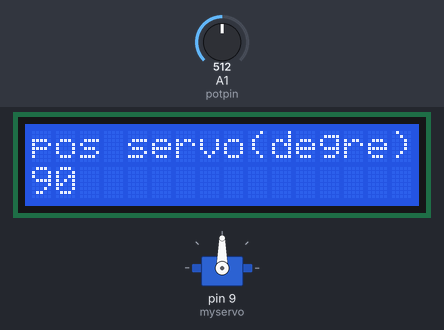
A sketch run on a simulated Arduino Uno, built with avr-gcc and run on an emulated ATmega328P. Shown: servo, 16×2 character LCD. Inputs (shaded band) come from the test bench; at power-on: A1 (potpin) = 512.

Above: at 1.2 s.
1.3 s: A1 (potpin) set to 716
At 2.2 s:
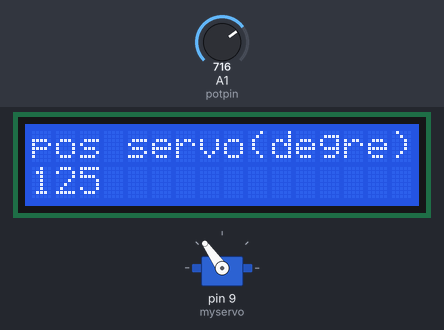
2.8 s: A1 (potpin) set to 900
At 3.6 s:
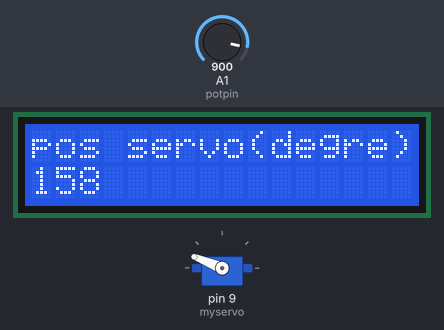
4.3 s: A1 (potpin) set to 1023
At 5.5 s:
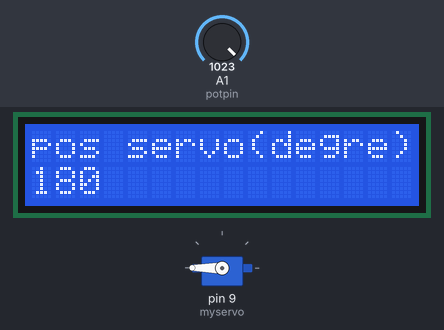
5.8 s: A1 (potpin) set to 306
At 7.0 s:
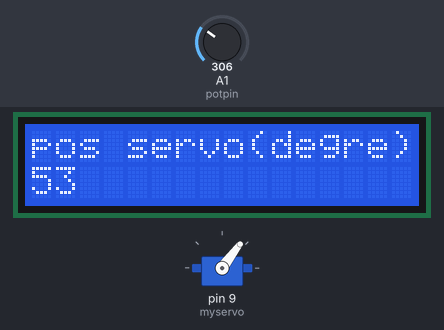
7.3 s: A1 (potpin) set to 122
At 8.3 s:
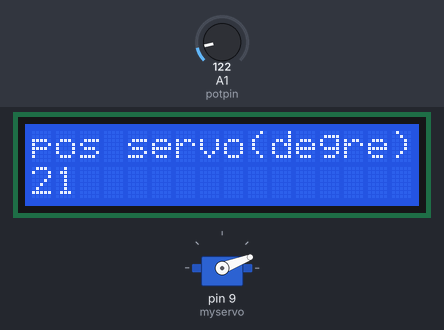
8.8 s: A1 (potpin) set to 90
At 9.3 s:
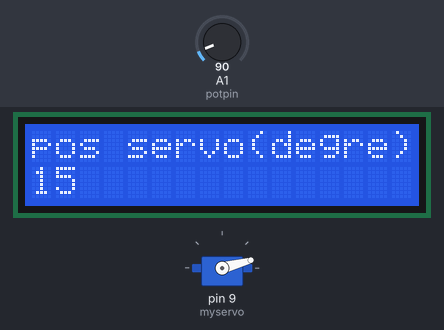
Timing chart, 0 to 11.3 s (numbered marks = the images above; inputs shaded):
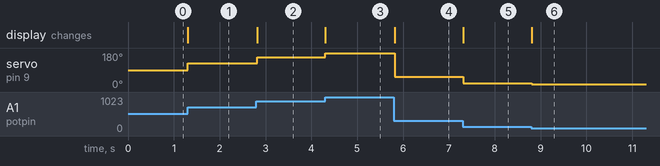

The sketch:

potlcd.ino
```cpp
#include <LiquidCrystal.h> // bibliothèque écran LCD
#include <Servo.h>          // bibliothèque Servomoteur
  Servo myservo;                          //initialisation de la variable du servomoteur
  LiquidCrystal lcd(12, 11, 5, 4, 3, 2); // initialisation de l'écran LCD avec les nombres correspondants au pins

int potpin = 1;  // pin A1 analogique utilisé pour connecté le potentiomètre
int val;          // variable utilisée pour lire la valeur depuis le pin analogique

void setup() {
  myservo.attach(9);      //pin 9 numérique définit pour l'entrée signal du servomoteur
  lcd.begin(16, 2);        // Démarrage de l'écran LCD avec le nombre de colonnes et de lignes
  lcd.print("pos servo(degre)");  // affichage d'un message sur la première ligne de l'écran
}

void loop() {
    lcd.setCursor(0, 1);                //on définit la 2eme ligne d'écriture pour l'écran LCD
    val = analogRead(potpin);            // on lit la valeur du potentiomètre (comprise entre 0 et 1023)
    val = map(val, 0, 1023, 0, 180);     // on adapte cette valeur à celle du servomoteur (valeur comprise entre 0 et 180)
    myservo.write(val);                  // on définit la position du servomoteur à la valeur précédemment adaptée
    lcd.print(val);                       //on affiche cette valeur en temps réel sur l'écran LCD

  if (val<100) {
    lcd.print("   ");                     // boucle créée pour "débugger" l'écran LCD au retour du servomoteur
  }

  delay(15);                              //on attend 15 millisecondes
}
```

Measured:
- after the input at 1.3 s, servo on pin 9 (myservo): 90° → 125° at once; the display: changes at once (image 1)
- after the input at 2.8 s, servo on pin 9 (myservo): 125° → 158° at once; the display: changes at once (image 2)
- after the input at 4.3 s, servo on pin 9 (myservo): 158° → 180° at once; the display: changes at once (image 3)
- after the input at 5.8 s, servo on pin 9 (myservo): 180° → 53° at once; the display: changes at once (image 4)
- after the input at 7.3 s, servo on pin 9 (myservo): 53° → 21° at once; the display: changes at once (image 5)
- after the input at 8.8 s, servo on pin 9 (myservo): 21° → 15° at once; the display: changes at once (image 6)
